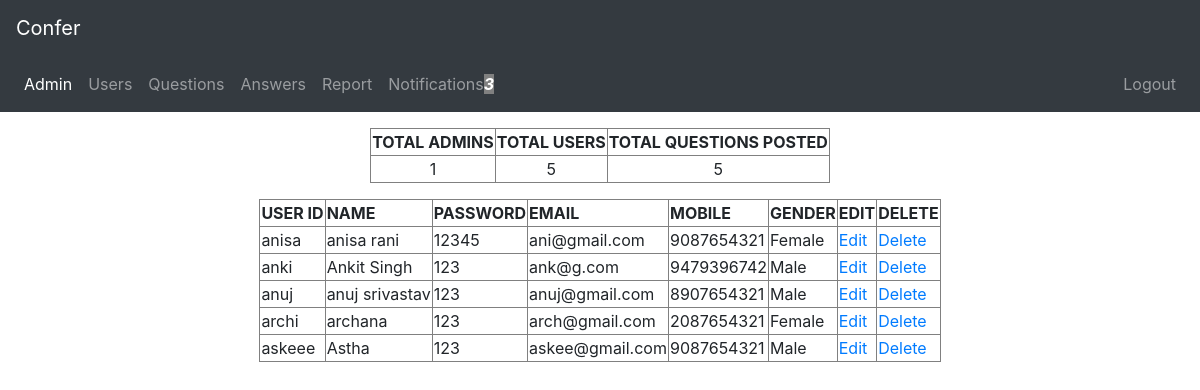
Before: /admin/admin.php?q=2 (signed in) with the older database file.
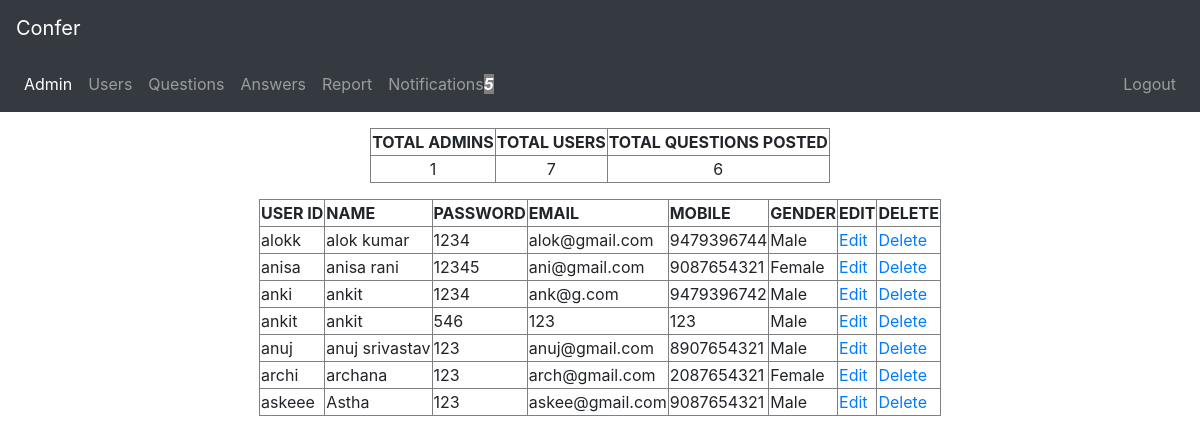
After: the same page with the newer database file.
### tables this page shows
CREATE TABLE `users` (
  `userid` varchar(20) NOT NULL,
  `name` varchar(256) NOT NULL,
  `password` varchar(20) NOT NULL,
  `email` varchar(30) NOT NULL,
  `mobile` bigint(20) NOT NULL,
  `gender` varchar(10) NOT NULL
);

### admin/admin.php (the view, shortened to what this page needs)
<?php
include("dbConnection.php");
?>
<!DOCTYPE html>
<html>
<head>
</head>
<body>
    <nav class="navbar navbar-icon-top navbar-expand-lg navbar-dark bg-dark">
  <div class="collapse navbar-collapse" id="navbarSupportedContent">
    <ul class="navbar-nav mr-auto">
     <li class="nav-item active">
        <a class="nav-link" href="admin.php?q=1">
          Admin
          </a>
      </li>
      <li class="nav-item">
        <a class="nav-link" href="admin.php?q=2">
          Users
        </a>
      </li>
      <li class="nav-item">
        <a class="nav-link" href="admin.php?q=3">
          Questions
        </a>
      </li>
      <li class="nav-item">
        <a class="nav-link" href="admin.php?q=4">
          Answers
        </a>
      </li>
     <li class="nav-item">
        <a class="nav-link" href="generate_pdf.php" target='_blank'>
          Report
        </a>
      </li>
      <li class="nav-item">
        <a class="nav-link" href="admin.php?q=6">
          <?php
          $q="SELECT count(*) FROM admin_notifications";
          $d=mysqli_query($conn,$q);
          $notif_count=mysqli_fetch_row($d);
          ?>
          Notifications<b><i><span style='background-color:grey;color:white;'><?php echo"$notif_count[0]";?></span></i></b>
        </a>
      </li>
    </ul>
    <ul class="navbar-nav ">
      <li class="nav-item">
        <a class="nav-link" href="logout.php">
          Logout
        </a>
      </li>
    </ul>
  </div>
</nav>
    <?php
      $q1="SELECT count(*) FROM admin";
      $q2="SELECT count(*) FROM users";
      $q3="SELECT count(*) FROM questions";
      $d1=mysqli_query($conn,$q1);
      $d2=mysqli_query($conn,$q2);
      $d3=mysqli_query($conn,$q3);
      $admin_count=mysqli_fetch_row($d1);
      $users_count=mysqli_fetch_row($d2);
      $ques_count=mysqli_fetch_row($d3);
      echo "<p></p><table border='1' align='center'><tr><th>TOTAL ADMINS</th><th>TOTAL USERS</th><th>TOTAL QUESTIONS POSTED</th></tr>";
      echo "<tr>
                    <td align='center'>".$admin_count[0]."</td>
                    <td align='center'>".$users_count[0]."</td>
                    <td align='center'>".$ques_count[0]."</td>
              </tr></table><p></p>";
    ?>
    <?php if(@$_GET['q']==2) {
      $query="SELECT * FROM users";
      $data=mysqli_query($conn,$query);
      echo "<table border='1' align='center'><tr><th>USER ID</th><th>NAME</th><th>PASSWORD</th><th>EMAIL</th><th>MOBILE</th><th>GENDER</th><th>EDIT</th><th>DELETE</th></tr>";
      while($row=mysqli_fetch_array($data)) {
        echo "<tr>
                    <td>".$row['userid']."</td>
                    <td>".$row['name']."</td>
                    <td>".$row['password']."</td>
                    <td>".$row['email']."</td>
                    <td>".$row['mobile']."</td>
                    <td>".$row['gender']."</td>
                    <td>
                        <a href='admin.php?q=user_edit&userid=".$row[0]."&name=".$row[1]."%20&password=".$row[2]."%20&email=".$row[3]."%20&mobile=".$row[4]."%20&gender=".$row[5]."%20'>Edit</a>
                    </td>
                    <td>
                        <a href='admin.php?q=user_delete&userid=".$row['userid']."'>Delete</a>
                    </td>
              </tr>";
      }
      echo "</table>";
    }
    ?>
</body>
</html>

Changed rows visible on the page:
added users: userid "alokk", name "alok kumar", password "1234", email "alok@gmail.com", mobile "9479396744", gender "Male"
changed users "anki": name "Ankit Singh" → "ankit"; password "123" → "1234"
added users: userid "ankit", name "ankit", password "546", email "123", mobile "123", gender "Male"
Other visible differences:
$notif_count[0]: "3" → "5"
$users_count[0]: "5" → "7"
$ques_count[0]: "5" → "6"
